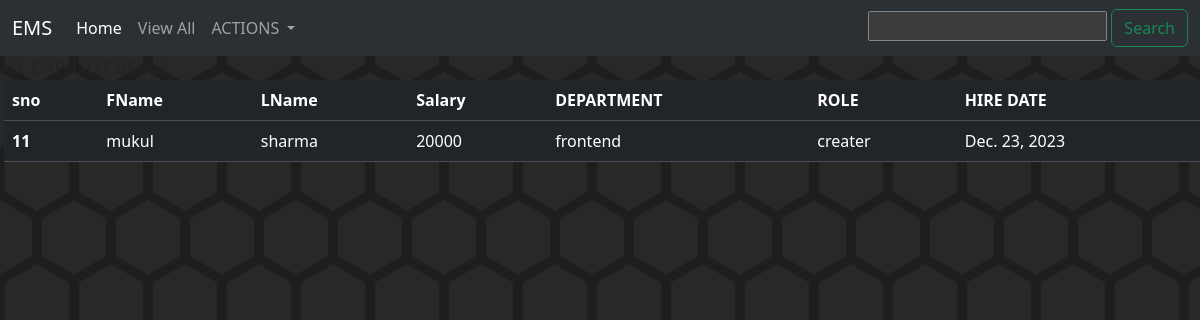
The page /all_emp on the database as committed earlier.
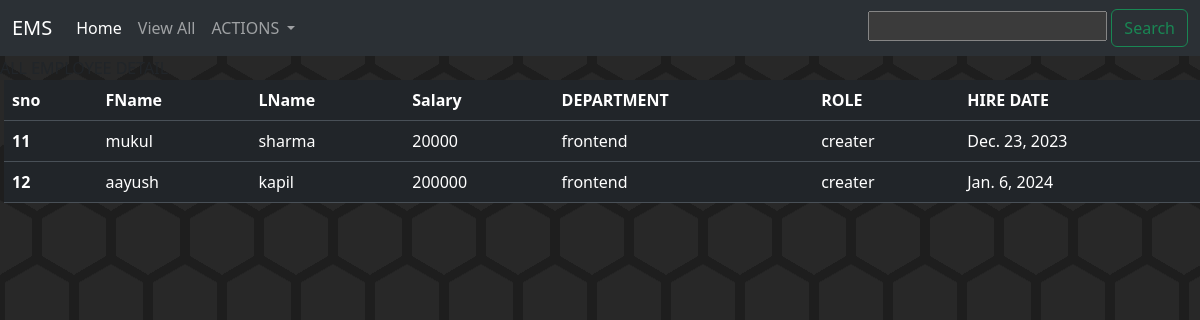
The same page on the database as committed later.
### home/models.py (models this page shows, shortened)
class Employee(models.Model):
    sno = models.AutoField(primary_key= True)
    first_name = models.CharField(max_length=100 , null = False)
    last_name = models.CharField(max_length=100)
    dept = models.ForeignKey(Department , on_delete=models.CASCADE , null = True)
    salary = models.IntegerField(default=0)
    bonus = models.IntegerField(default=0)
    role = models.ForeignKey(Role , on_delete=models.CASCADE , null = True)
    phone = models.IntegerField(default = 0)
    hire_date = models.DateField()

class Department(models.Model):
    name = models.CharField(max_length=100 , null = False)
    location = models.CharField(max_length=100 , null = False)
    def __str__(self):
        return self.name

class Role(models.Model):
    name = models.CharField(max_length=100 , null = False)
    def __str__(self):
        return self.name

### home/views.py (the view)
# urls.py: path('all_emp', views.all_emp , name = "all_emp"),
def all_emp(request):
    emps = Employee.objects.all()
    context = {
        'emps': emps
    }
    return render(request , 'all_emp.html' , context)

### home/templates/all_emp.html
{% extends "index.html" %}
{%  block body %}
 ALL EMPLOYEE DETAIL<br>
<table class="table mx-1" data-bs-theme="dark">
    <thead>
      <tr>
        <th scope="col">sno</th>
        <th scope="col">FName</th>
        <th scope="col">LName</th>
        <th scope="col">Salary</th>
        <th scope="col">DEPARTMENT</th>
        <th scope="col">ROLE</th>
        <th scope="col">HIRE DATE</th>
      </tr>
    </thead>
    {% for emp in emps %}
    <tbody>
       <tr>
        <th scope="row">{{emp.sno}}</th>
        <td>{{emp.first_name}}</td>
        <td>{{emp.last_name}}</td>
        <td>{{emp.salary}}</td>
        <td>{{emp.dept}}</td>
        <td>{{emp.role}}</td>
        <td>{{emp.hire_date}}</td>
      </tr>
    </tbody>
    {% endfor %}
  </table>
{% endblock body %}

### home/templates/index.html (shortened to what this page needs)
<!doctype html>
<html lang="en">
  {% load static %}
  <head>
    <link href="https://cdn.jsdelivr.net/npm/bootstrap@5.3.2/dist/css/bootstrap.min.css" rel="stylesheet">
  </head>
  <body> <nav class="navbar navbar-expand-lg bg-body-tertiary bg-dark" data-bs-theme="dark">
    <div class="container-fluid">
      <a class="navbar-brand" href="/">EMS</a>
      <div class="collapse navbar-collapse" id="navbarSupportedContent">
        <ul class="navbar-nav me-auto mb-2 mb-lg-0">
          <li class="nav-item">
            <a class="nav-link active" aria-current="page" href="/">Home</a>
          </li>
          <li class="nav-item">
            <a class="nav-link" href="/all_emp">View All</a>
          </li>
          <li class="nav-item dropdown">
            <a class="nav-link dropdown-toggle" href="#" role="button" data-bs-toggle="dropdown" aria-expanded="false">
              ACTIONS
            </a>
          </li>
        </ul>
        <form action="/filter_emp" method="post">
            <input type="text" id="name1" name="name">
            <button class="btn btn-outline-success" type="submit">Search</button>
        </form>
      </div>
    </div>
  </nav>
  {% block body %}   {% endblock body %}
  </body>
</html>

### home/templates/index.html (style rules this page uses)
body { width: 100%; height: 100%; --s: 37px; --c: #0000, #282828 0.5deg 119.5deg, #0000 120deg; --g1: conic-gradient(from 60deg at 56.25% calc(425% / 6), var(--c)); --g2: conic-gradient(from 180deg at 43.75% calc(425% / 6), var(--c)); --g3: conic-gradient(from -60deg at 50% calc(175% / 12), var(--c)); background: var(--g1), var(--g1) var(--s) calc(1.73 * var(--s)), var(--g2), var(--g2) var(--s) calc(1.73 * var(--s)), var(--g3) var(--s) 0, var(--g3) 0 calc(1.73 * var(--s)) #1e1e1e; background-size: calc(2 * var(--s)) calc(3.46 * var(--s)); }

Rows that differ between the two databases and show on the page:
added Employee: sno "12", first_name "aayush", last_name "kapil", salary "200000", dept "frontend", role "creater", hire_date "Jan. 6, 2024"
